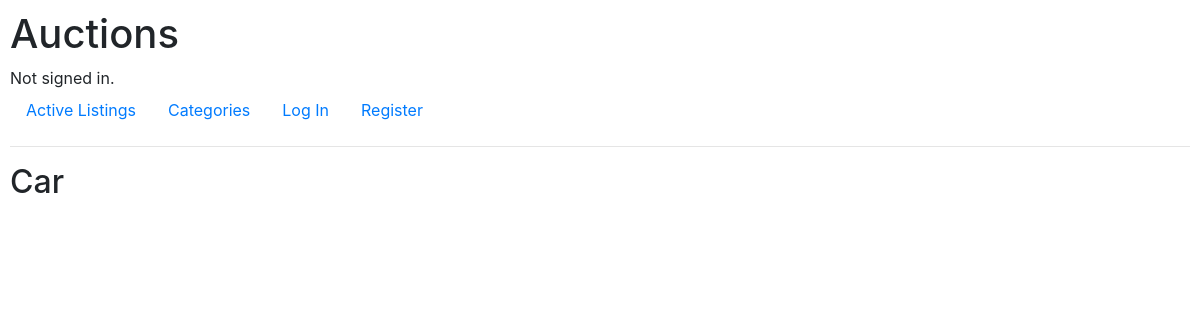
Page //category/Car on the earlier database version.
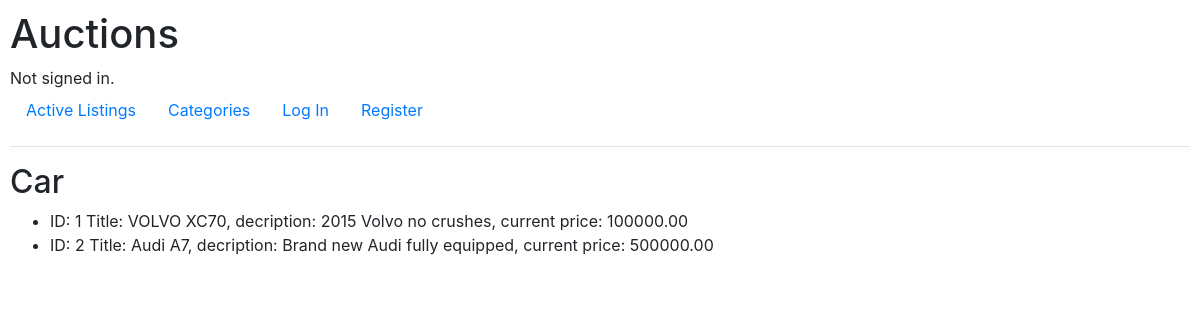
Same page on the later database version.
### auctions/models.py (models this page shows, shortened)
class AuctionListing(models.Model):
    categories = [
    ("Clothing","Clothing"),
    ("Car","Car"),
    ("RTV","RTV"),
    ("AGD","AGD"),
    ("Toy","Toy"),
    ("Home","Home")
    ]
    title = models.CharField(max_length=64)
    category = models.CharField(max_length=10, blank=True, choices=categories)
    description = models.CharField(max_length=512)
    starting_bid = models.DecimalField(max_digits=10, decimal_places=2)
    current_price = models.DecimalField(max_digits=10, decimal_places=2, null=True, blank=True)
    image = models.CharField(max_length=10240,default="https://encrypted-tbn0.gstatic.com/images?q=tbn:ANd9GcRqEWgS0uxxEYJ0PsOb2OgwyWvC0Gjp8NUdPw&usqp=CAU",blank=True,null=True)
    def __str__(self):
        return f"ID: {self.id} Title: {self.title}, decription: {self.description}, current price: {self.current_price}"

### auctions/views.py (the view)
# urls.py: path("/category/<str:category_listing>", views.category_listing, name="category_listing"),
def category_listing(request, category_listing):
    list_of_objects = AuctionListing.objects.filter(category=category_listing)
    return render(request, "auctions/category_listing.html",{
        "category_listing": category_listing,
        "list": list_of_objects
    })

### auctions/templates/auctions/category_listing.html
{% extends "auctions/layout.html" %}
{% block body %}
    <h2>{{category_listing}}</h2>
    <ul>
    {% for object in list %}
        <li>{{object}}</li>
    {% endfor %}
    </ul>
{% endblock %}

Differences in the rows shown:
added AuctionListing: id+title+description "ID: 1 Title: VOLVO XC70, decription: 2015 Volvo no crushes, current price: 100000.00"
added AuctionListing: id+title+description "ID: 2 Title: Audi A7, decription: Brand new Audi fully equipped, current price: 500000.00"
